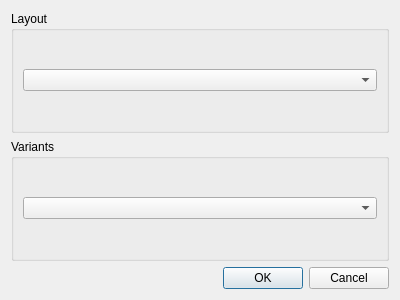
<?xml version="1.0" encoding="UTF-8"?>
<ui version="4.0">
 <class>SelectLayoutDialog</class>
 <widget class="QDialog" name="SelectLayoutDialog">
  <property name="geometry">
   <rect>
    <x>0</x>
    <y>0</y>
    <width>400</width>
    <height>300</height>
   </rect>
  </property>
  <property name="windowTitle">
   <string>Select Keyboard Layout and Variant</string>
  </property>
  <property name="modal">
   <bool>true</bool>
  </property>
  <layout class="QVBoxLayout" name="verticalLayout">
   <item>
    <widget class="QGroupBox" name="groupBox">
     <property name="sizePolicy">
      <sizepolicy hsizetype="Preferred" vsizetype="Minimum">
       <horstretch>0</horstretch>
       <verstretch>0</verstretch>
      </sizepolicy>
     </property>
     <property name="title">
      <string>Layout</string>
     </property>
     <layout class="QVBoxLayout" name="verticalLayout_2">
      <item>
       <widget class="QComboBox" name="comboBox_SelectedLayout"/>
      </item>
     </layout>
    </widget>
   </item>
   <item>
    <widget class="QGroupBox" name="groupBox_2">
     <property name="sizePolicy">
      <sizepolicy hsizetype="Preferred" vsizetype="Minimum">
       <horstretch>0</horstretch>
       <verstretch>0</verstretch>
      </sizepolicy>
     </property>
     <property name="title">
      <string>Variants</string>
     </property>
     <layout class="QVBoxLayout" name="verticalLayout_3">
      <item>
       <widget class="QComboBox" name="comboBox_SelectedVariant"/>
      </item>
     </layout>
    </widget>
   </item>
   <item>
    <widget class="QDialogButtonBox" name="buttonBox">
     <property name="standardButtons">
      <set>QDialogButtonBox::Cancel|QDialogButtonBox::Ok</set>
     </property>
    </widget>
   </item>
  </layout>
 </widget>
 <resources/>
 <connections>
  <connection>
   <sender>buttonBox</sender>
   <signal>accepted()</signal>
   <receiver>SelectLayoutDialog</receiver>
   <slot>accept()</slot>
   <hints>
    <hint type="sourcelabel">
     <x>199</x>
     <y>276</y>
    </hint>
    <hint type="destinationlabel">
     <x>199</x>
     <y>149</y>
    </hint>
   </hints>
  </connection>
  <connection>
   <sender>buttonBox</sender>
   <signal>rejected()</signal>
   <receiver>SelectLayoutDialog</receiver>
   <slot>reject()</slot>
   <hints>
    <hint type="sourcelabel">
     <x>199</x>
     <y>276</y>
    </hint>
    <hint type="destinationlabel">
     <x>199</x>
     <y>149</y>
    </hint>
   </hints>
  </connection>
 </connections>
</ui>
